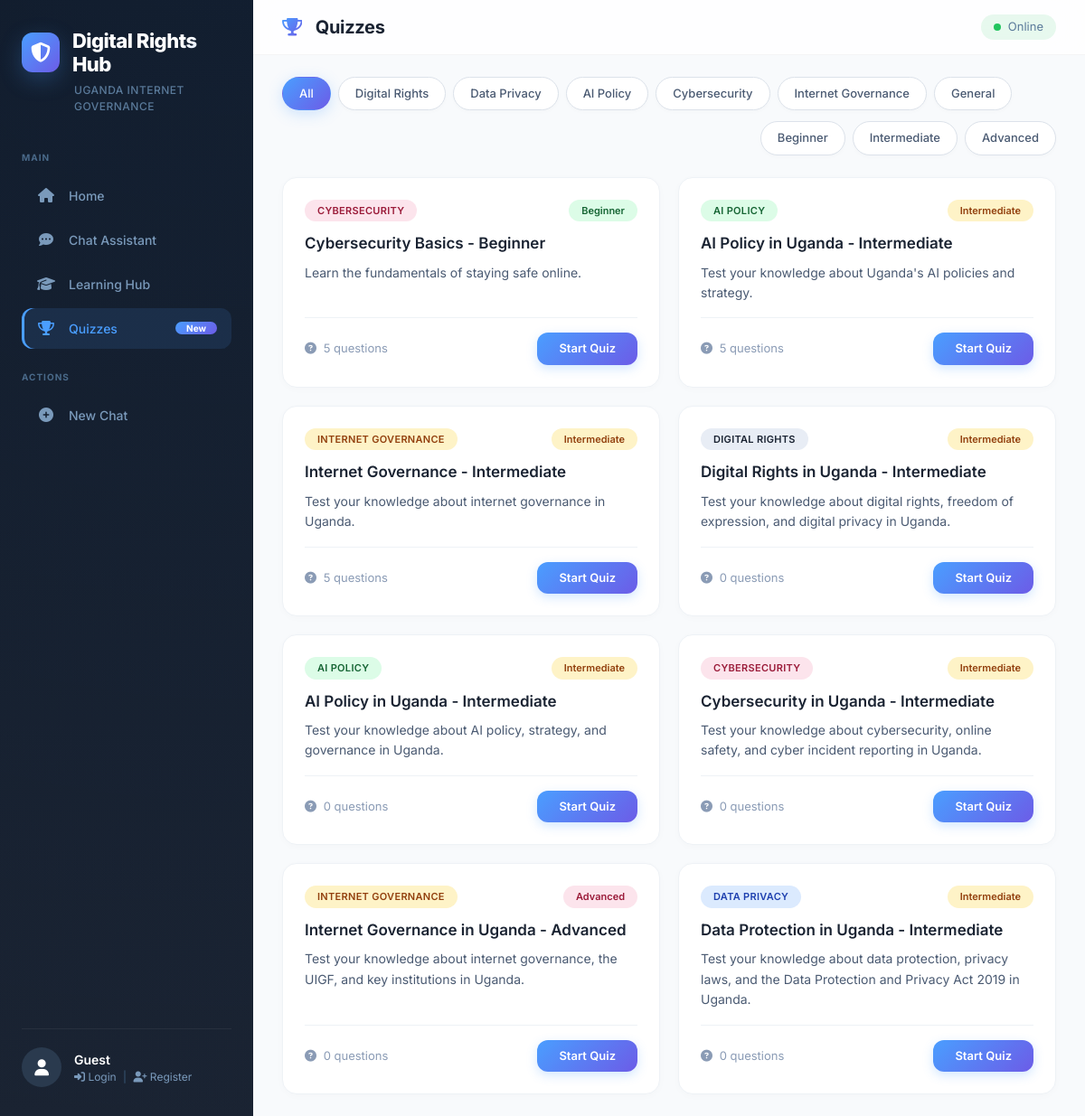
The page /quizzes/ on the database as committed earlier.
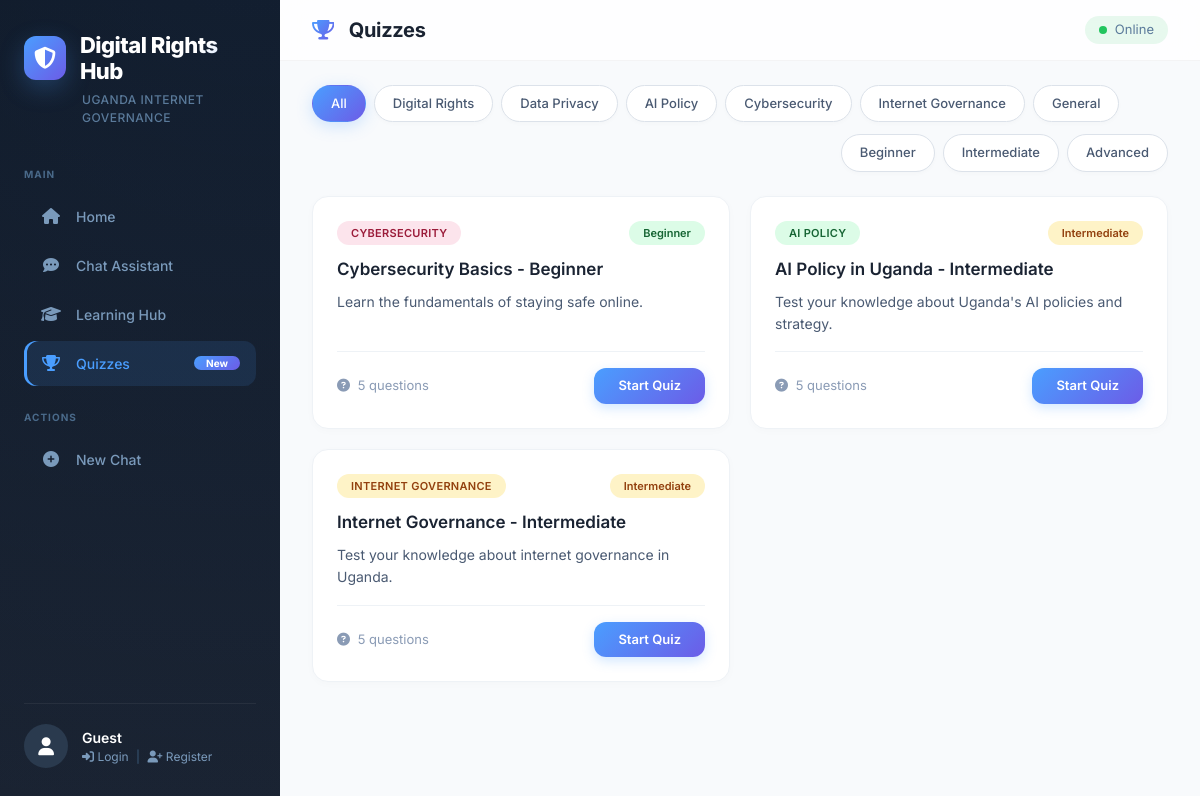
The same page on the database as committed later.
### chatbot/models.py (models this page shows, shortened)
class Quiz(models.Model):
    CATEGORY_CHOICES = [
        ('digital_rights', 'Digital Rights'),
        ('privacy', 'Data Privacy'),
        ('ai_policy', 'AI Policy'),
        ('cybersecurity', 'Cybersecurity'),
        ('internet_governance', 'Internet Governance'),
        ('general', 'General'),
    ]
    title = models.CharField(max_length=200)
    description = models.TextField()
    category = models.CharField(max_length=50, choices=CATEGORY_CHOICES)
    difficulty = models.CharField(max_length=20, choices=[
        ('beginner', 'Beginner'),
        ('intermediate', 'Intermediate'),
        ('advanced', 'Advanced'),
    ], default='beginner')
    time_limit = models.IntegerField(default=5)
    passing_score = models.IntegerField(default=70)
    is_published = models.BooleanField(default=True)
    created_at = models.DateTimeField(auto_now_add=True)
    def get_question_count(self):
        return self.questions.count()

### chatbot/views.py (the view)
# urls.py: path('quizzes/', views.quiz_list, name='quiz_list'),
def quiz_list(request):
    category = request.GET.get('category', '')
    difficulty = request.GET.get('difficulty', '')
    quizzes = Quiz.objects.filter(is_published=True)
    if category:
        quizzes = quizzes.filter(category=category)
    if difficulty:
        quizzes = quizzes.filter(difficulty=difficulty)
    categories = Quiz.CATEGORY_CHOICES
    difficulties = Quiz._meta.get_field('difficulty').choices
    context = {
        'quizzes': quizzes,
        'categories': categories,
        'difficulties': difficulties,
        'current_category': category,
        'current_difficulty': difficulty,
    }
    return render(request, 'chatbot/quiz_list.html', context)

### chatbot/templates/chatbot/quiz_list.html (shortened to what this page needs)
<!DOCTYPE html>
<html lang="en">
<head>
    <link href="https://cdn.jsdelivr.net/npm/bootstrap@5.3.0/dist/css/bootstrap.min.css" rel="stylesheet">
    <link rel="stylesheet" href="https://cdnjs.cloudflare.com/ajax/libs/font-awesome/6.4.0/css/all.min.css">
</head>
<body>
<div class="app-container">
    <aside class="sidebar" id="sidebar">
        <div class="sidebar-brand">
            <div class="logo-icon"><div class="icon-wrap"><i class="fas fa-shield-alt"></i></div><h1>Digital Rights Hub</h1></div>
            <div class="subtitle">Uganda Internet Governance</div>
        </div>
        <nav class="sidebar-nav">
            <div class="nav-label">Main</div>
            <a href="/" class="nav-item "><i class="fas fa-home"></i> Home</a>
            <a href="/chat/" class="nav-item"><i class="fas fa-comment-dots"></i> Chat Assistant</a>
            <a href="/learn/" class="nav-item"><i class="fas fa-graduation-cap"></i> Learning Hub</a>
            <a href="/quizzes/" class="nav-item active"><i class="fas fa-trophy"></i> Quizzes <span class="badge">New</span></a>
            <div style="margin-top:24px;"><div class="nav-label">Actions</div>
            <a href="/chat/" onclick="resetChat()" class="nav-item"><i class="fas fa-plus-circle"></i> New Chat</a></div>
        </nav>
        <div class="sidebar-footer">
            <div class="user-info">
                {% if user.is_authenticated %}
                    <div class="user-avatar">{{ user.username|make_list|first|upper }}</div>
                    <div>
                        <div class="user-name">{{ user.username }}</div>
                        <div class="user-role">
                            <a href="{% url 'profile' %}"><i class="fas fa-user"></i> Profile</a>
                            <span class="sep">|</span>
                            <a href="{% url 'logout' %}"><i class="fas fa-sign-out-alt"></i> Logout</a>
                        </div>
                    </div>
                {% else %}
                    <div class="user-avatar guest"><i class="fas fa-user" style="font-size:18px;"></i></div>
                    <div>
                        <div class="user-name">Guest</div>
                        <div class="user-role">
                            <a href="{% url 'login' %}"><i class="fas fa-sign-in-alt"></i> Login</a>
                            <span class="sep">|</span>
                            <a href="{% url 'register' %}"><i class="fas fa-user-plus"></i> Register</a>
                        </div>
                    </div>
                {% endif %}
            </div>
        </div>
    </aside>
    <main class="main-content">
        <header class="main-header">
            <h2><i class="fas fa-trophy"></i> Quizzes</h2>
            <div class="header-actions"><span class="status"><span class="dot"></span><span>Online</span></span></div>
        </header>
        <div class="content-area">
            <div class="filters-bar">
                <div class="filter-group">
                    <a href="?{% if current_difficulty %}difficulty={{ current_difficulty }}&{% endif %}" class="filter-btn {% if not current_category %}active{% endif %}">All</a>
                    {% for key, label in categories %}
                    <a href="?category={{ key }}{% if current_difficulty %}&difficulty={{ current_difficulty }}{% endif %}" class="filter-btn {% if current_category == key %}active{% endif %}">{{ label }}</a>
                    {% endfor %}
                </div>
                <div class="filter-group" style="margin-left:auto;">
                    {% for key, label in difficulties %}
                    <a href="?difficulty={{ key }}{% if current_category %}&category={{ current_category }}{% endif %}" class="filter-btn {% if current_difficulty == key %}active{% endif %}">{{ label }}</a>
                    {% endfor %}
                </div>
            </div>
            {% if quizzes %}
            <div class="quizzes-grid">
                {% for quiz in quizzes %}
                <div class="quiz-card">
                    <div class="card-top">
                        <span class="card-badge badge-{{ quiz.category }}">{{ quiz.get_category_display }}</span>
                        <span class="difficulty-badge difficulty-{{ quiz.difficulty }}">{{ quiz.get_difficulty_display }}</span>
                    </div>
                    <div class="card-title">{{ quiz.title }}</div>
                    <div class="card-description">{{ quiz.description|truncatewords:20 }}</div>
                    <div class="card-footer">
                        <span class="meta"><i class="fas fa-question-circle"></i> {{ quiz.get_question_count }} questions</span>
                        <a href="{% url 'quiz_detail' quiz.id %}" class="btn-start">Start Quiz</a>
                    </div>
                </div>
                {% endfor %}
            </div>
            {% else %}
            <div class="empty-state">
                <i class="fas fa-trophy"></i>
                <h3>No quizzes available</h3>
                <p>Check back soon for new quizzes!</p>
            </div>
            {% endif %}
        </div>
    </main>
</div>
</body>
</html>

Rows that differ between the two databases and show on the page:
removed Quiz: category "DIGITAL RIGHTS", difficulty "Intermediate", title "Digital Rights in Uganda - Intermediate", description "Test your knowledge about digital rights, freedom of expression, and digital privacy in Uganda.", get_question_count "0"
removed Quiz: category "AI POLICY", difficulty "Intermediate", title "AI Policy in Uganda - Intermediate", description "Test your knowledge about AI policy, strategy, and governance in Uganda.", get_question_count "0"
removed Quiz: category "CYBERSECURITY", difficulty "Intermediate", title "Cybersecurity in Uganda - Intermediate", description "Test your knowledge about cybersecurity, online safety, and cyber incident reporting in Uganda.", get_question_count "0"
removed Quiz: category "INTERNET GOVERNANCE", difficulty "Advanced", title "Internet Governance in Uganda - Advanced", description "Test your knowledge about internet governance, the UIGF, and key institutions in Uganda.", get_question_count "0"
removed Quiz: category "DATA PRIVACY", difficulty "Intermediate", title "Data Protection in Uganda - Intermediate", description "Test your knowledge about data protection, privacy laws, and the Data Protection and Privacy Act 2019 in Uganda.", get_question_count "0"
